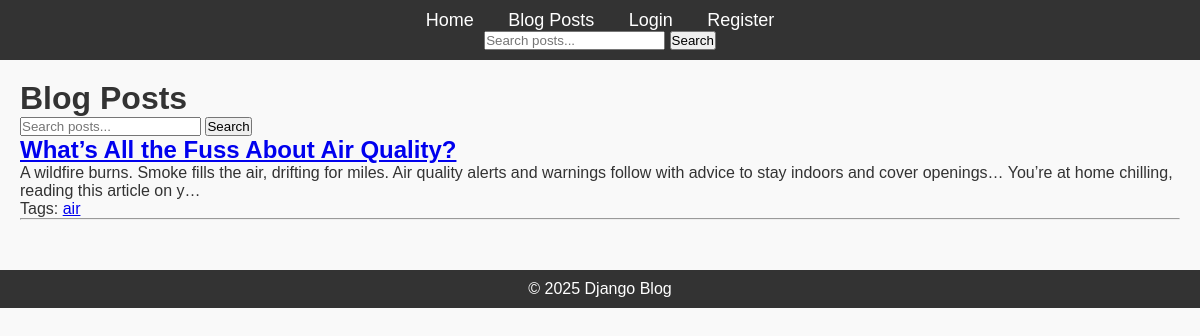
The page / on the database its author committed.
### blog/models.py (models this page shows, shortened)
class Post(models.Model):
    title = models.CharField(max_length=200)
    content = models.TextField()
    author = models.ForeignKey(User, on_delete=models.CASCADE)
    published_date = models.DateTimeField(auto_now_add=True)
    tags = TaggableManager(blank=True)  # Many-to-many relationship with tags

### blog/views.py (the view)
# urls.py: path('', PostListView.as_view(), name='posts'),
class PostListView(ListView):
    model = Post
    template_name = 'blog/post_list.html'
    context_object_name = 'posts'
    paginate_by = 5

### blog/templates/blog/post_list.html
{% extends 'blog/base.html' %}
{% block content %}
<h1>Blog Posts</h1>
<form method="get" action="{% url 'post-search' %}">
    <input type="text" name="q" placeholder="Search posts..." value="{{ search_query }}">
    <button type="submit">Search</button>
</form>
{% for post in posts %}
<div>
    <h2><a href="{% url 'post-detail' post.pk %}">{{ post.title }}</a></h2>
    <p>{{ post.content|truncatechars:200 }}</p>
    <p>Tags:
        {% for tag in post.tags.all %}
            <a href="{% url 'posts-by-tag' tag.name %}">{{ tag.name }}</a>{% if not forloop.last %}, {% endif %}
        {% empty %}
            No tags
        {% endfor %}
    </p>
</div>
<hr>
{% empty %}
<p>No posts found.</p>
{% endfor %}
{% endblock %}

### blog/static/blog/css/styles.css (style rules this page uses)
* { margin: 0; padding: 0; box-sizing: border-box; }
body { font-family: Arial, sans-serif; background-color: #f9f9f9; color: #333; }

### rows shown on the page
Post: title "What’s All the Fuss About Air Quality?", content "A wildfire burns. Smoke fills the air, drifting for miles. Air quality alerts and warnings follow with advice to stay indoors and cover openings… You’re at home chilling, reading this article on y…"
Tag: name "air"
